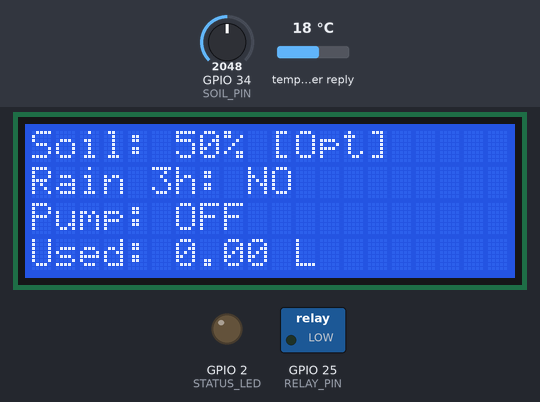
The sketch below on a simulated ESP32. Parts: 20×4 character LCD, switched loads named in the sketch (green lamp = pin HIGH), output pins drawn as LEDs (lit = HIGH). The inputs (shaded band) are chosen by the test bench; at power-on: GPIO 34 (SOIL_PIN) = 2048, temperature in the weather reply 18 °C. WiFi joins after 1.5 s; servers stay silent unless stated; web services answer with replies made up by the test bench; what the sketch prints to the serial monitor is not drawn.

Above: at 3.0 s.
3.1 s: GPIO 34 (SOIL_PIN) set to 1271
At 5.1 s:
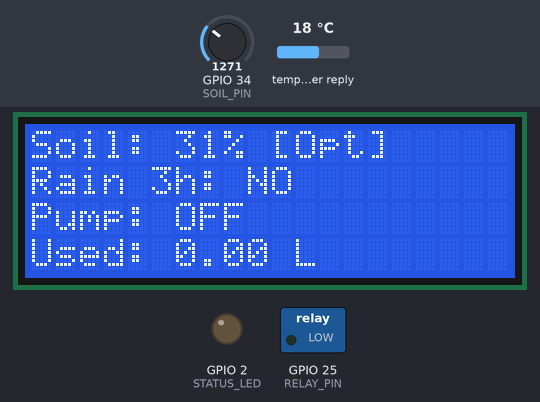
7.3 s: GPIO 34 (SOIL_PIN) set to 1159
At 9.2 s:
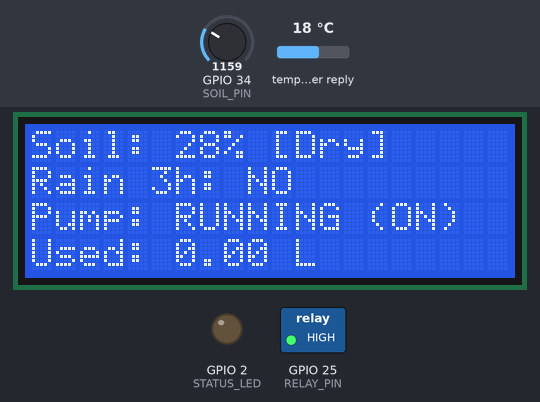
11.5 s: GPIO 34 (SOIL_PIN) set to 2866
At 12.0 s:
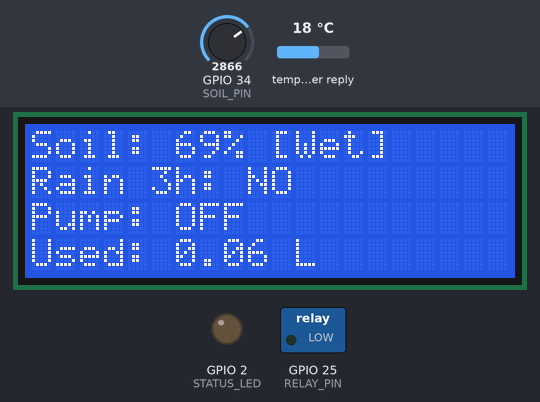
15.7 s: GPIO 34 (SOIL_PIN) set to 4041
At 16.4 s:
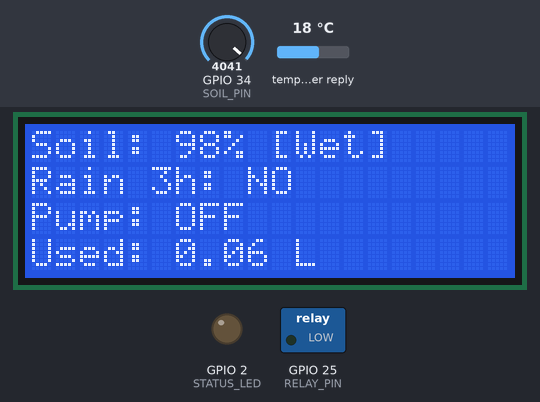
19.9 s: GPIO 34 (SOIL_PIN) set to 4095
At 20.7 s:
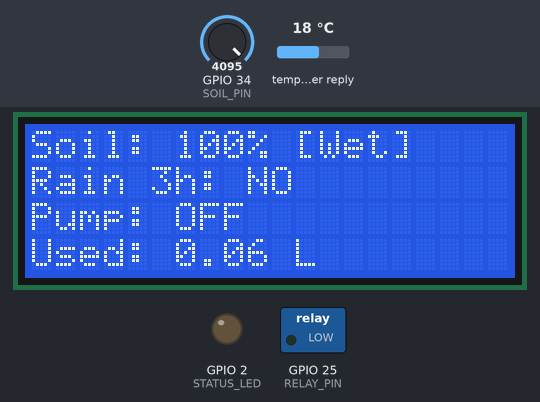
24.1 s: GPIO 34 (SOIL_PIN) set to 3603
At 25.0 s:
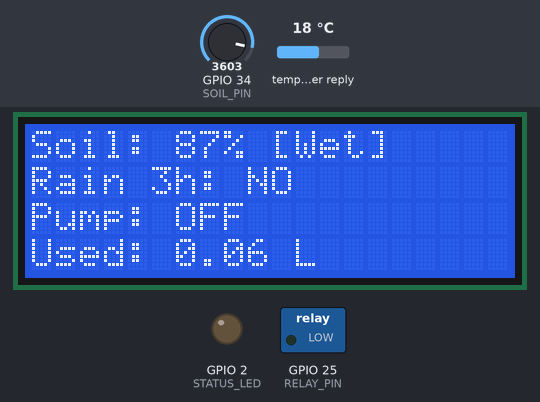
Timing chart, 0 to 27.1 s (numbered marks = the images above; inputs shaded):
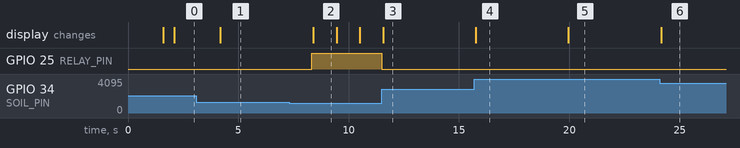

The sketch:

sketch.ino
```cpp
#include <WiFi.h>
#include <HTTPClient.h>
#include <ArduinoJson.h>
#include <LiquidCrystal_I2C.h>
#define SOIL_PIN 34
#define RELAY_PIN 25
#define STATUS_LED 2
LiquidCrystal_I2C lcd(0x27, 20, 4);
const char* ssid = "Wokwi-GUEST";
const char* password = "";
const char* weatherUrl = "https://api.open-meteo.com/v1/forecast?latitude=51.5074&longitude=-0.1278&hourly=precipitation_probability&current_weather=true";
bool rainPredicted = false;
bool pumpActive = false;
unsigned long pumpStartTime = 0;
unsigned long totalPumpTimeMs = 0;
unsigned long lastWeatherCheck = 0;
const unsigned long weatherInterval = 60000;
const float FLOW_RATE_LPS = 0.02;
void setup() {
  Serial.begin(115200);
  pinMode(RELAY_PIN, OUTPUT);
  pinMode(STATUS_LED, OUTPUT);
  digitalWrite(RELAY_PIN, LOW);
  lcd.init();
  lcd.backlight();
  lcd.setCursor(0, 0);
  lcd.print("Smart Irrigation");
  lcd.setCursor(0, 1);
  lcd.print("Connecting WiFi...");
  WiFi.begin(ssid, password);
  int attempts = 0;
  while (WiFi.status() != WL_CONNECTED && attempts < 20) {
    delay(500);
    Serial.print(".");
    attempts++;
  }
  lcd.clear();
  checkWeather();
}
void loop() {
  int rawAnalog = analogRead(SOIL_PIN);
  float moisture = map(rawAnalog, 0, 4095, 0, 100);
  if (millis() - lastWeatherCheck > weatherInterval || lastWeatherCheck == 0) {
    checkWeather();
    lastWeatherCheck = millis();
  }
  bool dry = moisture < 30.0;
  bool optimal = (moisture >= 30.0 && moisture <= 60.0);
  bool wet = moisture > 60.0;
  if (dry && !rainPredicted) {
    if (!pumpActive) {
      pumpActive = true;
      pumpStartTime = millis();
      digitalWrite(RELAY_PIN, HIGH);
    }
  } else {
    if (pumpActive) {
      totalPumpTimeMs += (millis() - pumpStartTime);
      pumpActive = false;
      digitalWrite(RELAY_PIN, LOW);
    }
  }
  unsigned long currentSession = pumpActive ? (millis() - pumpStartTime) : 0;
  float totalWaterUsedLiters = ((totalPumpTimeMs + currentSession) / 1000.0) * FLOW_RATE_LPS;
  bool emergencyAlert = (pumpActive && currentSession > 15000 && dry);
  updateDisplay(moisture, pumpActive, rainPredicted, totalWaterUsedLiters, emergencyAlert);
  delay(1000);
}
void checkWeather() {
  if (WiFi.status() == WL_CONNECTED) {
    HTTPClient http;
    http.begin(weatherUrl);
    int httpCode = http.GET();
    if (httpCode == 200) {
      String payload = http.getString();
      DynamicJsonDocument doc(4096);
      deserializeJson(doc, payload);
      rainPredicted = false;
      for (int i = 0; i < 3; i++) {
        int prob = doc["hourly"]["precipitation_probability"][i];
        if (prob >= 50) {
          rainPredicted = true;
          break;
        }
      }
      Serial.printf("Weather checked. Rain predicted next 3h: %s\n", rainPredicted ? "YES" : "NO");
    } else {
      Serial.println("Weather API request failed, fallback: No Rain.");
      rainPredicted = false;
    }
    http.end();
  }
}

void updateDisplay(float moisture, bool pump, bool rain, float waterUsed, bool emergency) {
  lcd.clear();

  if (emergency) {
    lcd.setCursor(0, 0);
    lcd.print("! SYSTEM ALERT !");
    lcd.setCursor(0, 1);
    lcd.print("Water Not Reaching");
    lcd.setCursor(0, 2);
    lcd.print("Soil - Check Sys!");
    return;
  }
  lcd.setCursor(0, 0);
  lcd.print("Soil: ");
  lcd.print((int)moisture);
  lcd.print("% ");
  if (moisture < 30) lcd.print("[Dry]");
  else if (moisture <= 60) lcd.print("[Opt]");
  else lcd.print("[Wet]");
  lcd.setCursor(0, 1);
  lcd.print("Rain 3h: ");
  lcd.print(rain ? "YES (Hold)" : "NO");
  lcd.setCursor(0, 2);
  lcd.print("Pump: ");
  lcd.print(pump ? "RUNNING (ON)" : "OFF");
  lcd.setCursor(0, 3);
  lcd.print("Used: ");
  lcd.print(waterUsed, 2);
  lcd.print(" L");
  Serial.printf("Moisture: %.1f%% | Pump: %s | Rain: %s | Water: %.2fL\n",
                moisture, pump ? "ON" : "OFF", rain ? "YES" : "NO", waterUsed);
}
```

Measured:
- the behaviour switches between 1229 and 1228 on GPIO 34 (SOIL_PIN) (found by bisection; images 1 and 2)
- after the input at 3.1 s, the display: changes after 1.1 s (image 1)
- after the input at 7.3 s, GPIO 25 (RELAY_PIN): LOW → HIGH after 1.0 s; the display: changes after 1.1 s (image 2)
- after the input at 11.5 s, GPIO 25 (RELAY_PIN): HIGH → LOW at once; the display: changes after 0.06 s (image 3)
- after the input at 15.7 s, the display: changes after 0.06 s (image 4)
- after the input at 19.9 s, the display: changes after 0.06 s (image 5)
- after the input at 24.1 s, the display: changes after 0.05 s (image 6)
